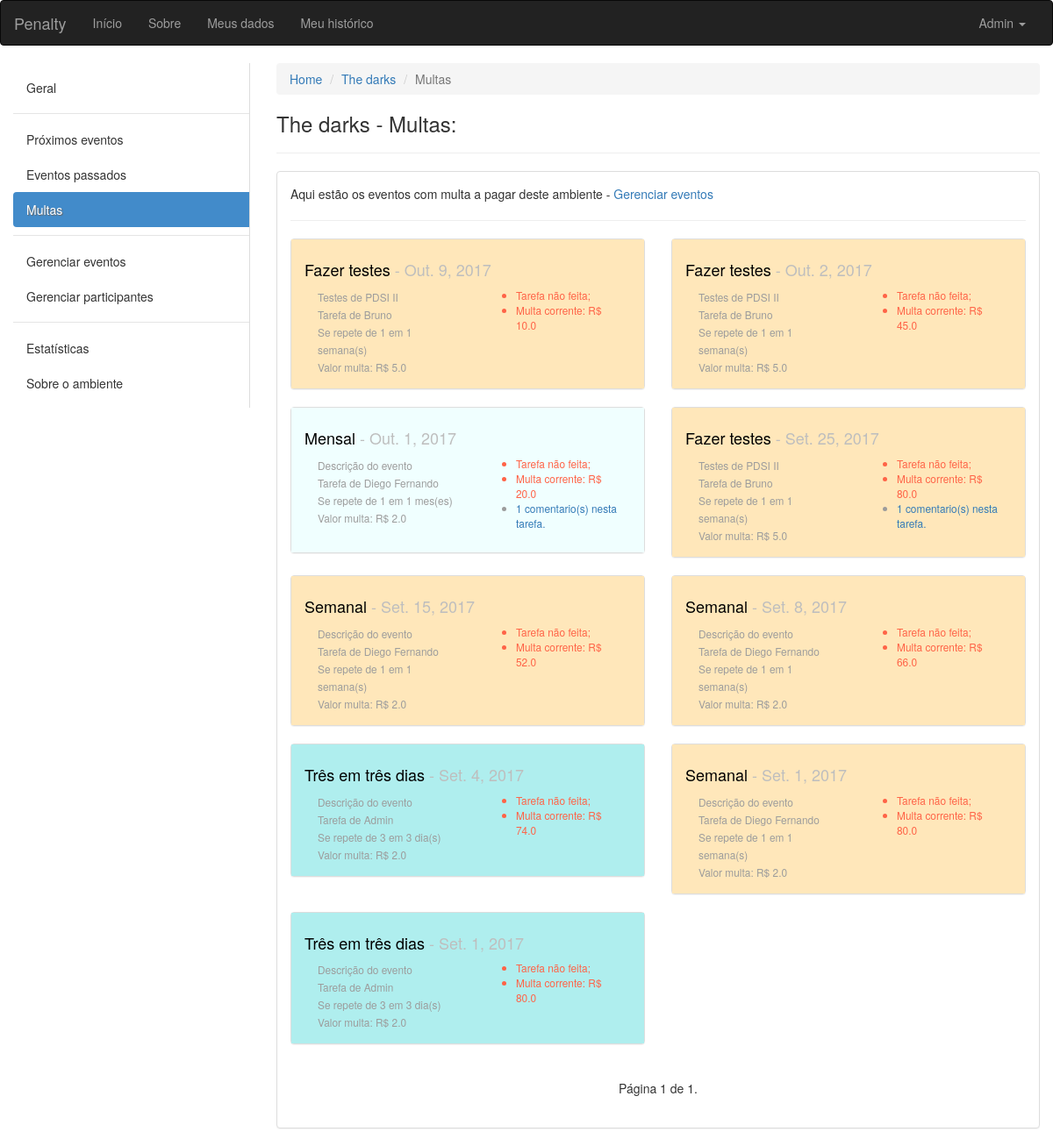
Page /ambiente/2/multas/ (signed in) on the earlier database version.
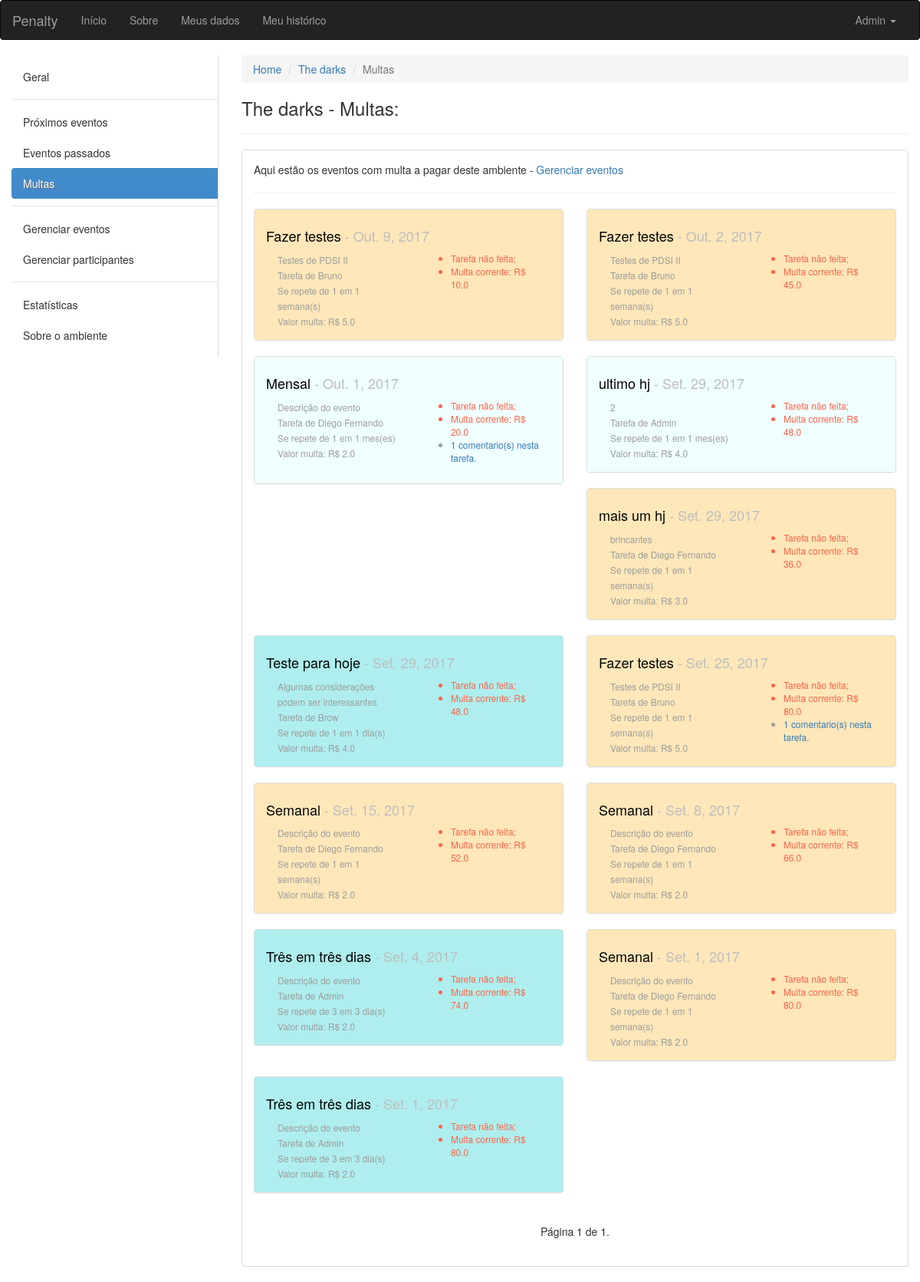
Same page on the later database version.
### ambiente/models.py (models this page shows, shortened)
class Evento(models.Model):
	INTERVALOS = (
        ('D', 'Dias'),
        ('S', 'Semanas'),
        ('M', 'Meses'),
    )
	nome = models.CharField(max_length=100, verbose_name='Nome', null=False, blank=False)
	descricao = models.CharField(max_length=100, verbose_name='Descrição', null=True, blank=False)
	criador = models.ForeignKey(User, verbose_name='Criador', null=False, blank=False, related_name='+', default=1)
	responsavel = models.ForeignKey(User, verbose_name='Responsavel pela tarefa', null=False, blank=False, related_name='+', default=1)
	ambiente = models.ForeignKey(Ambiente, verbose_name='Ambiente', null=False, blank=False, related_name='+')
	data_inicio = models.DateField(default=date.today)
	data_fim = models.DateField(verbose_name='Data de término')
	dia_evento = models.DateField()
	id_agrupador = models.IntegerField()
	valor_multa = models.FloatField(verbose_name='Valor da multa', blank=False, default=2.0)
	quantidade_intervalos_repeticao = models.IntegerField(verbose_name='Se repete em')
	intervalo = models.CharField(max_length=40, choices=INTERVALOS, null=False, blank=False)
	solicitacao_de_validacao = models.BooleanField(default=False)
	momento_da_solicitacao = models.DateTimeField(blank=True, null=True)
	def action_rules(self):
		if self.dia_evento > date.today():
			return False # Se a data do evento for futura não mostre botões
		elif self.solicitacao_de_validacao: # Se o responsável tiver solicitado...
			if self.momento_da_solicitacao.replace(day=self.momento_da_solicitacao.day + 2) > timezone.now():
				return 1 # Se houve solicitação, os outros usuários tem 2 dias a mais para refutar que o responsável não cumpriu com o dever
			return 2 # Passou os dois dias, tarefa validada
		else: # Se o responsável não tiver solicitado...
			if self.dia_evento == date.today():
				return 3 # Poderá solicitar cumprimento da tarefa
			elif self.dia_evento < date.today():
				return 4 # Multa está correndo
	def multa_corrente(self):
		if date.today() < self.dia_evento:
			return 0.0
		elif self.solicitacao_de_validacao:
			return self.valor_multa * (date(self.momento_da_solicitacao.year, self.momento_da_solicitacao.month, self.momento_da_solicitacao.day) - self.dia_evento).days
		else:
			return self.valor_multa * (date.today() - self.dia_evento).days

### ambiente/views.py (the view)
# urls.py: url(r'^(?P<pkambiente>[0-9]+)/multas/$', views.eventos_multados, name='eventos_multados'),
def eventos_multados(request, pkambiente):
	ambiente = get_object_or_404(Ambiente, pk=pkambiente)
	get_object_or_404(ambiente.participantes, pk=request.user.pk)
	tarefas = Evento.objects.filter(ambiente=ambiente).filter(dia_evento__lt=date.today()).filter(solicitacao_de_validacao=False).order_by('dia_evento')[::-1]
	paginator = Paginator(tarefas, 14) # Mostra 15 contatos por página
	try:
		page = int(request.GET.get('page', '1'))
	except ValueError:
		page = 1
	try:
		lista = paginator.page(page)
	except (EmptyPage, InvalidPage):
		lista = paginator.page(paginator.num_pages)
	return render(request, 'eventos_multados.html', {'ambiente':ambiente, 'eventos':lista, 'participantes':User.objects.all()})

### ambiente/templatetags/aux_tags.py (called while the page is built)
@register.filter(name='typedata')
def typedata(value):
	if value == "D":
		return "dia(s)"
	elif value == "S":
		return "semana(s)"
	return "mes(es)"

@register.filter(name='coment')
def coment(value):
	return len(ComentariosDeEventos.objects.filter(evento=value))

### ambiente/templates/eventos_multados.html (shortened to what this page needs)
{% extends "base.html" %}
{% load aux_tags %}
{% block conteudo %}
<div class="container-fluid">
	<div class="row">
		<div class="col-sm-3">
		    <nav class="nav-sidebar">
		        <ul class="nav">
		            <li><a href="{% url 'ambiente:ambiente' ambiente.pk %}">Geral</a></li>
		            <li class="nav-divider"></li>
		            <li><a href="{% url 'ambiente:proximos_eventos' ambiente.pk %}">Próximos eventos</a></li>
		            <li><a href="{% url 'ambiente:eventos_passados' ambiente.pk %}">Eventos passados</a></li>
		            <li class="active"><a href="{% url 'ambiente:eventos_multados' ambiente.pk %}">Multas</a></li>
		            <li class="nav-divider"></li>
		            <li><a href="{% url 'ambiente:eventos' ambiente.pk %}">Gerenciar eventos</a></li>
		            <li><a href="{% url 'ambiente:participantes' ambiente.pk %}">Gerenciar participantes</a></li>
		            <li class="nav-divider"></li>
		            <li><a href="javascript:;">Estatísticas</a></li>
		            <li><a href="javascript:;">Sobre o ambiente</a></li>
		        </ul>
		    </nav>
		</div>
	<div class="col-sm-9">
		<ol class="breadcrumb">
		  <li><a href="#">Home</a></li>
		  <li><a href="{% url 'ambiente:ambiente' ambiente.pk %}">{{ ambiente.nome }}</a></li>
		  <li class="active">Multas</li>
		</ol>
		<h3>{{ ambiente.nome }} - Multas:</h3>
		<hr>
		<div class="panel panel-default">
		  <div class="panel-body">
		  <p>Aqui estão os eventos com multa a pagar deste ambiente - <a href="{% url 'ambiente:eventos' ambiente.pk %}">Gerenciar eventos</a></p>
		  <hr>
		  <div class="row">
		  {% for evento in eventos %}
		  <div class="col-xs-12 col-sm-12 col-md-12 col-lg-6">
		  	<div class="panel panel-default">
		  	  {% if evento.intervalo == "D" %}
		  	  	<div class="panel-body dias">
		  	  {% elif evento.intervalo == "S" %}
		  	  	<div class="panel-body semanas">
		  	  {% else %}
		  	    <div class="panel-body meses">
		  	  {% endif %}
			    <h4><a href="{% url 'ambiente:tarefa' ambiente.pk evento.pk %}" class="titulopindex">{{ evento.nome }}</a><span class="pCinza"> - {{ evento.dia_evento }}</span></h4>
			    <div class="col-xs-12 col-sm-12 col-md-6 col-lg-6">
			    	<small class="pCinzaUser">
				    	{{ evento.descricao }}<br>
				    	Tarefa de {{ evento.responsavel.first_name }}<br>
				    	Se repete de {{ evento.quantidade_intervalos_repeticao }} em {{ evento.quantidade_intervalos_repeticao }} {{ evento.intervalo|typedata }}<br>
				    	Valor multa: R$ {{ evento.valor_multa }}<br>
			    	</small>
			    </div>
			    <div class="col-xs-12 col-sm-12 col-md-6 col-lg-6">
			    	<small class="pCinzaUser">
			    	<ul>
			    		{% if evento.action_rules == 1 %}
			    			<li style="color: #008B45;">Em validação...</li>
			    			{% if evento.multa_corrente > 0 %}
			    				<li style="color: #008B45;">Multa paga: R$ {{ evento.multa_corrente }}</li>
		    				{% endif %}
			    		{% elif evento.action_rules == 2 %}
			    			<li>Tarefa validada.</li>
			    			{% if evento.multa_corrente > 0 %}
			    				<li>Multa paga: R$ {{ evento.multa_corrente }}</li>
		    				{% endif %}
		    			{% elif evento.action_rules == 3 %}
			    			<li>Evento para hoje!</li>
			    		{% elif evento.action_rules == 4 %}
			    			<li style="color: #FF6347;">Tarefa não feita;</li>
			    			{% if evento.multa_corrente > 0 %}
			    				<li style="color: #FF6347;">Multa corrente: R$ {{ evento.multa_corrente }}</li>
		    				{% endif %}
			    		{% endif %}
			    		{% if evento|coment %}
			    			<li><a href="{% url 'ambiente:tarefa' ambiente.pk evento.pk %}">{{ evento|coment }} comentario(s) nesta tarefa.</a></li>
				    	{% endif %}
			    	</ul>
			    </small>
			    </div>
			  </div>
			</div>
		  </div>
		  {% empty %}
		  	<div class="container">
		  		<p>Não há nenhuma tarefa com multa neste ambiente.</p>
		  	</div>
		  {% endfor %}
		  </div>
		  <div class="col-sm-6 col-sm-offset-3">
		  <nav aria-label="Page navigation">
			  <ul class="pager">
			    Página {{ eventos.number }} de {{ eventos.paginator.num_pages }}.
			  </ul>
			</nav>
			</div>
		  </div>
		</div>
	</div>
</div>
{% endblock conteudo %}

Differences in the rows shown:
added Evento: nome "ultimo hj", dia_evento "Set. 29, 2017", descricao "2", responsavel.first_name "Admin", quantidade_intervalos_repeticao "1", intervalo|typedata "mes(es)", valor_multa "4.0", multa_corrente "48.0"
added Evento: nome "mais um hj", dia_evento "Set. 29, 2017", descricao "brincantes", responsavel.first_name "Diego Fernando", quantidade_intervalos_repeticao "1", intervalo|typedata "semana(s)", valor_multa "3.0", multa_corrente "36.0"
added Evento: nome "Teste para hoje", dia_evento "Set. 29, 2017", descricao "Algumas considerações podem ser interessantes", responsavel.first_name "Brow", quantidade_intervalos_repeticao "1", intervalo|typedata "dia(s)", valor_multa "4.0", multa_corrente "48.0"
